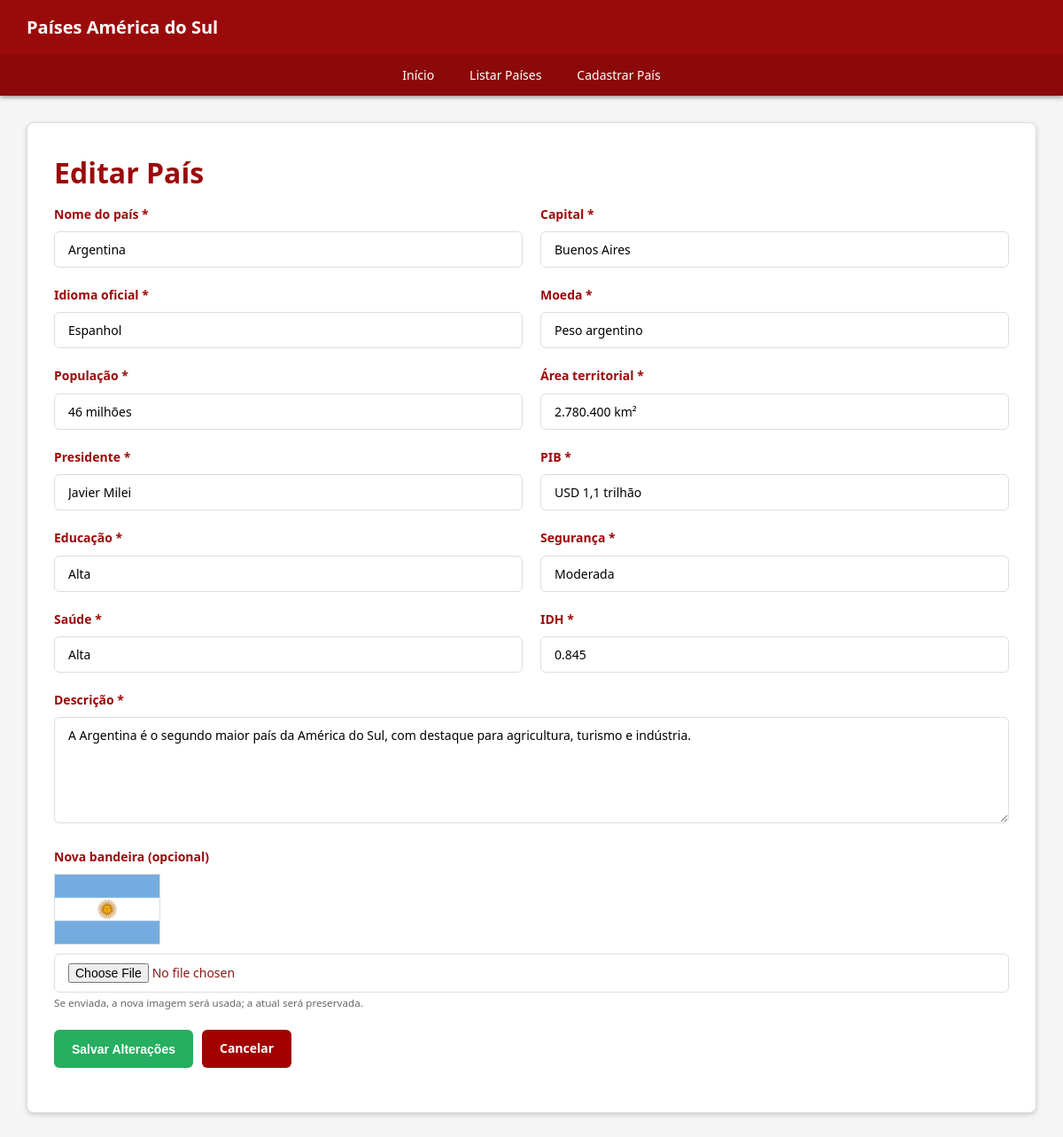
/editar_pais.php?id=1, run on the app's committed database.
### tables this page shows
CREATE TABLE IF NOT EXISTS paises (
    id INT UNSIGNED AUTO_INCREMENT PRIMARY KEY,
    nome VARCHAR(100) NOT NULL UNIQUE,
    capital VARCHAR(100) NOT NULL,
    idioma VARCHAR(100) NOT NULL,
    moeda VARCHAR(100) NOT NULL,
    populacao VARCHAR(100) NOT NULL,
    area VARCHAR(100) NOT NULL,
    presidente VARCHAR(100) NOT NULL,
    idh DECIMAL(4,3) NOT NULL,
    pib VARCHAR(100) NOT NULL,
    educacao VARCHAR(100) NOT NULL,
    seguranca VARCHAR(100) NOT NULL,
    saude VARCHAR(100) NOT NULL,
    descricao TEXT NOT NULL,
    bandeira VARCHAR(255) NOT NULL,
    criado_em TIMESTAMP DEFAULT CURRENT_TIMESTAMP,
    atualizado_em TIMESTAMP DEFAULT CURRENT_TIMESTAMP ON UPDATE CURRENT_TIMESTAMP
);

### editar_pais.php (the view, shortened to what this page needs)
<?php
require 'conexao.php';
$id = filter_input(INPUT_GET, 'id', FILTER_VALIDATE_INT);
$stmt = $pdo->prepare('SELECT * FROM paises WHERE id = ?'); $stmt->execute([$id]); $pais = $stmt->fetch();
$paginaAtual = ''; require 'menu.php';
?>
<main class="container"><section class="secao"><h1>Editar País</h1>
    <form action="atualizar_pais.php" method="post" enctype="multipart/form-data"><input type="hidden" name="id" value="<?= $pais['id'] ?>"><input type="hidden" name="bandeira_atual" value="<?= htmlspecialchars($pais['bandeira']) ?>">
        <div class="form-grid">
        <?php foreach (['nome'=>'Nome do país','capital'=>'Capital','idioma'=>'Idioma oficial','moeda'=>'Moeda','populacao'=>'População','area'=>'Área territorial','presidente'=>'Presidente','pib'=>'PIB','educacao'=>'Educação','seguranca'=>'Segurança','saude'=>'Saúde'] as $campo => $rotulo): ?><div class="form-grupo"><label for="<?= $campo ?>"><?= $rotulo ?> *</label><input id="<?= $campo ?>" name="<?= $campo ?>" type="text" required maxlength="100" value="<?= htmlspecialchars($pais[$campo]) ?>"></div><?php endforeach; ?>
        <div class="form-grupo"><label for="idh">IDH *</label><input id="idh" name="idh" type="number" min="0" max="1" step="0.001" required value="<?= htmlspecialchars($pais['idh']) ?>"></div>
        </div>
        <div class="form-grupo"><label for="descricao">Descrição *</label><textarea id="descricao" name="descricao" required maxlength="3000"><?= htmlspecialchars($pais['descricao']) ?></textarea></div>
        <div class="form-grupo"><label for="bandeira">Nova bandeira (opcional)</label><img class="bandeira-edicao" src="imagens/<?= rawurlencode($pais['bandeira']) ?>" alt="Bandeira atual"><input id="bandeira" name="bandeira" type="file" accept="image/jpeg,image/png,image/webp"><small>Se enviada, a nova imagem será usada; a atual será preservada.</small></div>
        <div class="btn-grupo"><button class="btn btn-sucesso" type="submit">Salvar Alterações</button><a class="btn btn-primario" href="detalhes.php?id=<?= $pais['id'] ?>">Cancelar</a></div>
    </form>
</section></main></body></html>

### css/style.css (style rules this page uses)
:root { --cor-primaria: #9b0a0a; --cor-secundaria: #a30000; --cor-sucesso: #27ae60; --cor-alerta: #f39c12; --cor-perigo: #e74c3c; --cor-info: #16a085; --cor-fundo: #f5f5f5; --cor-fundo-claro: #ffffff; --cor-texto: #8a1a1a; --cor-texto-claro: #666; --cor-borda: #ddd; }
* { margin: 0; padding: 0; box-sizing: border-box; }
html { scroll-behavior: smooth; }
body { font-family: 'Segoe UI', Tahoma, Geneva, Verdana, sans-serif; font-size: 14px; line-height: 1.6; color: var(--cor-texto); background-color: var(--cor-fundo); display: flex; flex-direction: column; min-height: 100vh; }
.container { max-width: 1200px; margin: 0 auto; padding: 30px; width: 100%; flex: 1; }
main { flex: 1; }
.secao { background: var(--cor-fundo-claro); padding: 30px; margin-bottom: 20px; border-radius: 8px; border: 1px solid var(--cor-borda); box-shadow: 0 2px 5px #ccc; }
h1 { color: var(--cor-primaria); font-size: 32px; margin-bottom: 10px; }
.btn { display: inline-block; padding: 10px 20px; border: none; border-radius: 6px; font-size: 14px; font-weight: 600; cursor: pointer; text-decoration: none; text-align: center; }
.btn-primario { background-color: var(--cor-secundaria); color: white; }
.btn-sucesso { background-color: var(--cor-sucesso); color: white; }
.btn-grupo { display: flex; gap: 10px; flex-wrap: wrap; margin: 20px 0; }
.form-grid, .dados-grid { display: grid; grid-template-columns: repeat(2, minmax(0, 1fr)); gap: 0 20px; }
.bandeira-edicao { display: block; width: 120px; height: 80px; object-fit: cover; margin: 0 0 10px; border: 1px solid var(--cor-borda); }
small { color: var(--cor-texto-claro); }
.form-grupo { margin-bottom: 20px; }
label { display: block; margin-bottom: 8px; font-weight: 600; color: var(--cor-primaria); }
input[type="text"], input[type="email"], input[type="password"], input[type="number"], input[type="date"], input[type="file"], select, textarea { width: 100%; padding: 10px 15px; border: 1px solid var(--cor-borda); border-radius: 6px; font-size: 14px; font-family: inherit; background-color: var(--cor-fundo-claro); }
textarea { resize: vertical; min-height: 120px; }

### data on the page
paises: nome "Argentina", capital "Buenos Aires", idioma "Espanhol", moeda "Peso argentino", populacao "46 milhões", area "2.780.400 km²", presidente "Javier Milei", pib "USD 1,1 trilhão", educacao "Alta", seguranca "Moderada", saude "Alta", idh "0.845", descricao "A Argentina é o segundo maior país da América do Sul, com destaque para agricultura, turismo e indústria.", bandeira (picture)

### other printed values
$rotulo "Início Listar Países Cadastrar País"
$rotulo "Nome do país"
$rotulo "Capital"
$rotulo "Idioma oficial"
$rotulo "Moeda"
$rotulo "População"
$rotulo "Área territorial"
$rotulo "Presidente"
$rotulo "PIB"
$rotulo "Educação"
$rotulo "Segurança"
$rotulo "Saúde"
